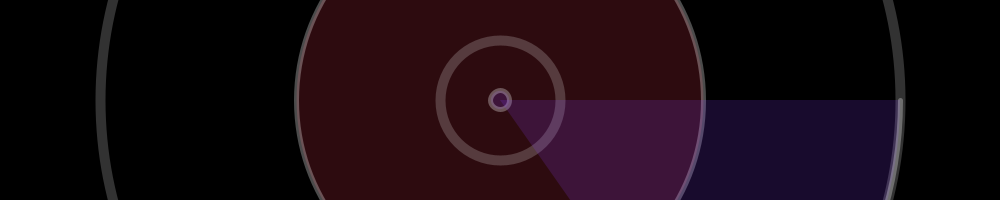
Frame 1 (no input)
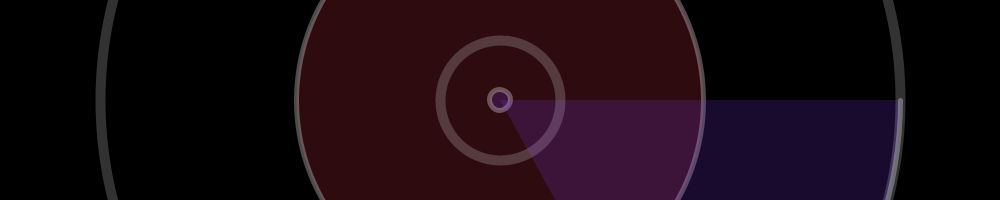
Frame 60 (the mouse pressed at the canvas centre just before this capture)
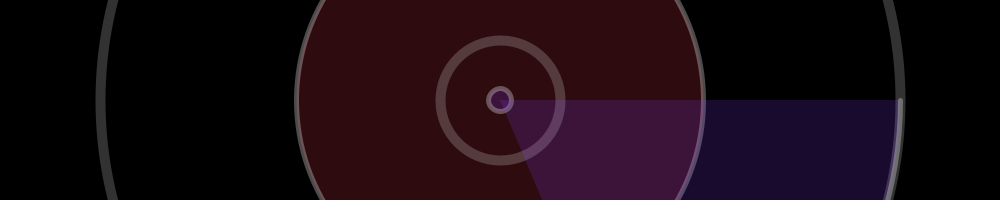
Frame 120 (the mouse held since frame 60 and released just before this capture)

The Processing sketch that drew these frames (run headless with seeded random() and noise(); from frame 60 on, the mouse is pressed at the canvas centre):

// Processing sketch: processing_20620
// ── processing_20620.pde


int threshold = 1000;
float prevMillis = 0.0;

void setup()
{
  smooth();
  size (1000, 200);
  frameRate(60);
}

void draw()
{
  int s = second();
  int m = minute();
  //int h = hour();

  float seColor = map(s, 0,59,0,255);
  float secEllipse = map(s, 0, 59, 0, 120);
  float minEllipse = map(m, 0, 59, 0, 800);
 // float hourEllipse = map(h, 0, 23, 0, 1000);

  float arcDraw = map(s, 0, 59, 0,2*PI );

  // float secondRing = map(millis(), 0, 1000, 0, 100);


  background(0); 

  ////////////////////////////MINUTE RING SHELL
  noFill();
  stroke(255, 50);
  strokeWeight(10);
  ellipse(width/2, height/2, 800, 800);

  //min RING
  fill(255,64,83, 45);
  stroke(255,75);
  strokeWeight(5);
  ellipse(width/2, height/2, minEllipse, minEllipse); 

  ////////////////////////////SECOND RING SHELL
  noFill();
  stroke(255,50);
  strokeWeight(10);
  ellipse(width/2, height/2, 120, 120);

  //sec RING
  fill(136,60,255, 45);
  stroke(255,75);
  strokeWeight(5);
  ellipse(width/2, height/2, secEllipse, secEllipse);

  arc(width/2, height/2, 800, 800, 0, arcDraw);


  println(s);
}
